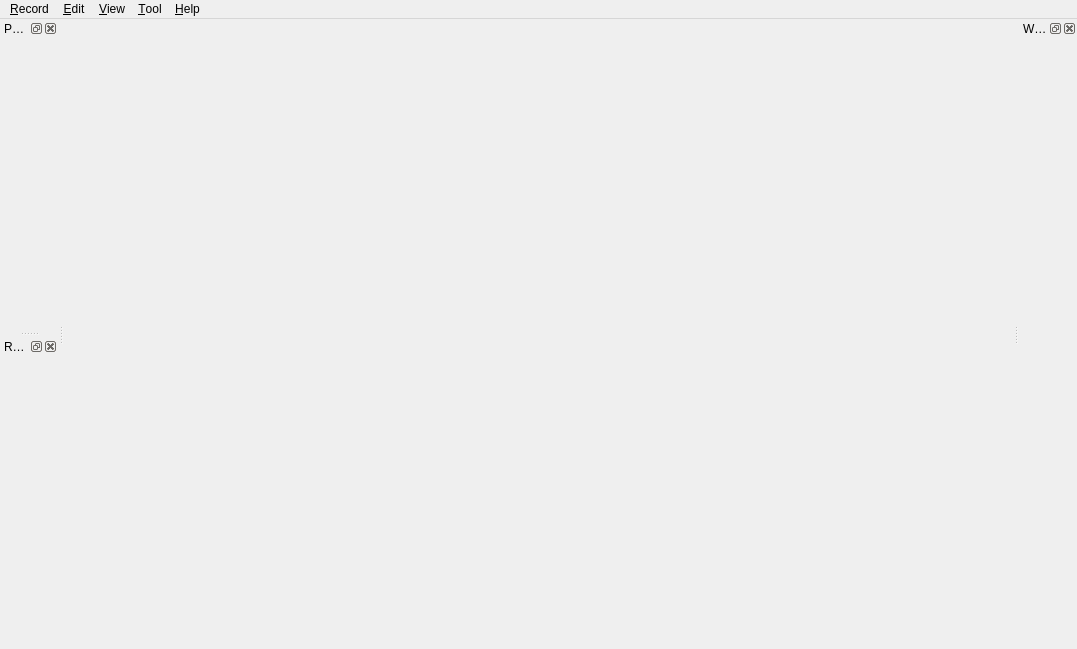
<?xml version="1.0" encoding="UTF-8"?>
<ui version="4.0">
 <class>RecordManager</class>
 <widget class="QMainWindow" name="RecordManager">
  <property name="geometry">
   <rect>
    <x>0</x>
    <y>0</y>
    <width>1077</width>
    <height>649</height>
   </rect>
  </property>
  <property name="windowTitle">
   <string>RecMed</string>
  </property>
  <widget class="QWidget" name="centralwidget"/>
  <widget class="QDockWidget" name="patientDock">
   <property name="windowTitle">
    <string>Patient Info</string>
   </property>
   <attribute name="dockWidgetArea">
    <number>1</number>
   </attribute>
   <widget class="QWidget" name="dockWidgetContents_2"/>
  </widget>
  <widget class="QDockWidget" name="recordDock">
   <property name="windowTitle">
    <string>Record Box</string>
   </property>
   <attribute name="dockWidgetArea">
    <number>1</number>
   </attribute>
   <widget class="QWidget" name="dockWidgetContents_3"/>
  </widget>
  <widget class="QMenuBar" name="menuBar">
   <property name="geometry">
    <rect>
     <x>0</x>
     <y>0</y>
     <width>1077</width>
     <height>26</height>
    </rect>
   </property>
   <widget class="QMenu" name="menuRecord">
    <property name="title">
     <string>&amp;Record</string>
    </property>
    <addaction name="actionNew_Record"/>
    <addaction name="actionClose_Record"/>
    <addaction name="actionClose_All"/>
    <addaction name="separator"/>
    <addaction name="actionExit"/>
   </widget>
   <widget class="QMenu" name="menu_Tool">
    <property name="title">
     <string>&amp;Tool</string>
    </property>
    <addaction name="actionImport"/>
    <addaction name="actionExport"/>
    <addaction name="separator"/>
    <addaction name="actionPreferences"/>
   </widget>
   <widget class="QMenu" name="menu_View">
    <property name="title">
     <string>&amp;View</string>
    </property>
    <addaction name="actionPatient_Info"/>
    <addaction name="actionWidget_Vault"/>
    <addaction name="actionRecord_Box"/>
    <addaction name="actionExport_Panel"/>
    <addaction name="separator"/>
    <addaction name="actionLock_Dock"/>
    <addaction name="actionUnlock_Dock"/>
   </widget>
   <widget class="QMenu" name="menu_Edit">
    <property name="title">
     <string>&amp;Edit</string>
    </property>
    <addaction name="actionRename_Record"/>
    <addaction name="actionDelete_Record"/>
   </widget>
   <widget class="QMenu" name="menu_Help">
    <property name="title">
     <string>&amp;Help</string>
    </property>
    <addaction name="actionCheck_Update"/>
    <addaction name="separator"/>
    <addaction name="actionAbout_RecMed"/>
    <addaction name="actionAbout_Qt"/>
   </widget>
   <addaction name="menuRecord"/>
   <addaction name="menu_Edit"/>
   <addaction name="menu_View"/>
   <addaction name="menu_Tool"/>
   <addaction name="menu_Help"/>
  </widget>
  <widget class="QDockWidget" name="widgetDock">
   <property name="windowTitle">
    <string>Widget Vault</string>
   </property>
   <attribute name="dockWidgetArea">
    <number>2</number>
   </attribute>
   <widget class="QWidget" name="dockWidgetContents"/>
  </widget>
  <action name="actionNew_Record">
   <property name="text">
    <string>New Record</string>
   </property>
  </action>
  <action name="actionDelete_Record">
   <property name="text">
    <string>Delete</string>
   </property>
  </action>
  <action name="actionRename_Record">
   <property name="text">
    <string>Rename</string>
   </property>
  </action>
  <action name="actionClose_Record">
   <property name="text">
    <string>Close Current</string>
   </property>
  </action>
  <action name="actionClose_All">
   <property name="text">
    <string>Close All</string>
   </property>
  </action>
  <action name="actionExit">
   <property name="text">
    <string>Exit</string>
   </property>
  </action>
  <action name="actionImport">
   <property name="text">
    <string>Import</string>
   </property>
  </action>
  <action name="actionExport">
   <property name="text">
    <string>Export</string>
   </property>
  </action>
  <action name="actionPatient_Info">
   <property name="text">
    <string>Patient Info</string>
   </property>
  </action>
  <action name="actionWidget_Vault">
   <property name="text">
    <string>Widget Vault</string>
   </property>
  </action>
  <action name="actionRecord_Box">
   <property name="text">
    <string>Record Box</string>
   </property>
  </action>
  <action name="actionExport_Panel">
   <property name="text">
    <string>Export Panel</string>
   </property>
  </action>
  <action name="actionLock_Dock">
   <property name="text">
    <string>Lock Dock</string>
   </property>
  </action>
  <action name="actionUnlock_Dock">
   <property name="text">
    <string>Unlock Dock</string>
   </property>
  </action>
  <action name="actionAbout_RecMed">
   <property name="text">
    <string>About RecMed</string>
   </property>
  </action>
  <action name="actionAbout_Qt">
   <property name="text">
    <string>About Qt</string>
   </property>
  </action>
  <action name="actionCheck_Update">
   <property name="text">
    <string>Check Update</string>
   </property>
  </action>
  <action name="actionPreferences">
   <property name="text">
    <string>Preferences</string>
   </property>
  </action>
 </widget>
 <resources/>
 <connections/>
</ui>
